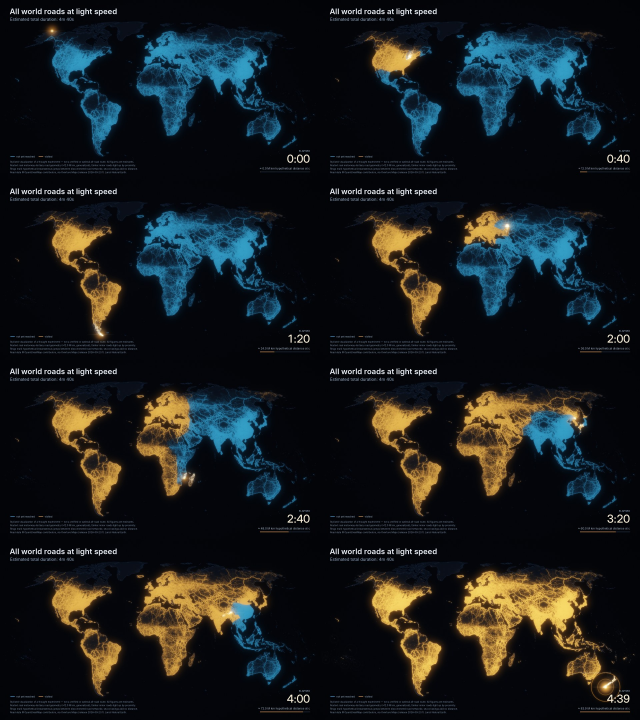
#> input picture world_roads/media/checkpoints_contact_sheet.jpg, 1920 x 2160 px (shown at 1/3 size)
$ python -i lab.py   (imports and definitions only)
#> lines starting #> are read from the running program, lines starting #| are printed output that depends on the picture
#> further down, picture is the input picture: shape (2160, 1920, 3); mean B, G, R 28.8, 27.9, 24.6
"""The look for "Reddish green": a dark light-lab. Everything on screen is light: stage spotlights with gels
on a matte black wall, beams through haze, diagrams projected as lines of light, a faint reflection on the
floor. Worked in linear light, tone-mapped, then sRGB.

Storyboard stills are 1920x1080; the film would render the same scenes at 4K.
"""
import os, math, functools
import numpy as np
import cv2
from PIL import Image, ImageDraw, ImageFont

HERE = os.path.dirname(os.path.abspath(__file__))
FONTS = os.path.join(HERE, "fonts")
OUT = os.path.join(HERE, "out")
W, H = 1920, 1080
FLOOR = 0.86                                   # the floor line (fraction of the height)


# ------------------------------------------------------------------ colour
def to_lin(c):
    c = np.asarray(c, np.float32) / 255.0
    return np.where(c <= 0.04045, c / 12.92, ((c + 0.055) / 1.055) ** 2.4)


def to_srgb8(x):
    x = np.clip(x, 0, 1)
    return (np.where(x <= 0.0031308, x * 12.92, 1.055 * np.power(x, 1 / 2.4) - 0.055) * 255 + 0.5).astype(np.uint8)


# [5 lines left out: function tonemap, not called in this run]


# gels, as linear RGB at full intensity
GEL = {"red": np.array([1.0, 0.015, 0.02], np.float32),
       "green": np.array([0.02, 1.0, 0.06], np.float32),
       "blue": np.array([0.02, 0.10, 1.0], np.float32),
       "yellow": np.array([1.0, 0.80, 0.02], np.float32),
       "white": np.array([1.0, 0.95, 0.88], np.float32)}


# ------------------------------------------------------------------ the room
# [85 lines left out: functions wall_texture, room, pool, beam, dust, floor, not called in this run]


def bloom(img, amount=0.05):
#> called with amount = 0.05
    small = cv2.resize(img, (W // 4, H // 4), interpolation=cv2.INTER_AREA)
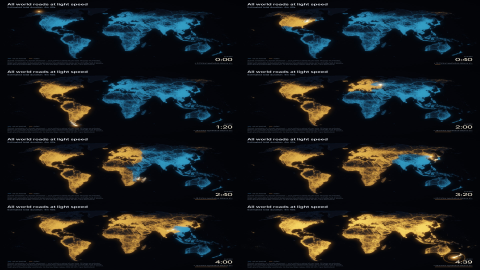
#> small: shape (270, 480, 3); mean B, G, R 28.8, 27.9, 24.6
    b = cv2.GaussianBlur(small, (0, 0), 6) + 0.5 * cv2.GaussianBlur(small, (0, 0), 18)
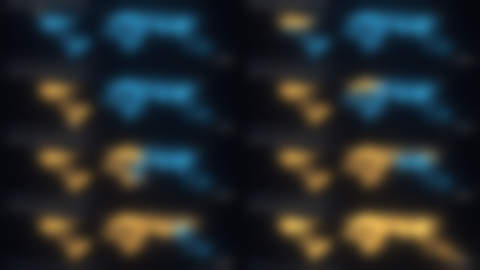
#> b: shape (270, 480, 3) float64; mean B, G, R 43.3, 41.9, 36.9
#> (the run stopped early here; a loop or call above may not have finished)

$ run again, on world_roads/media/still_2m00s.png
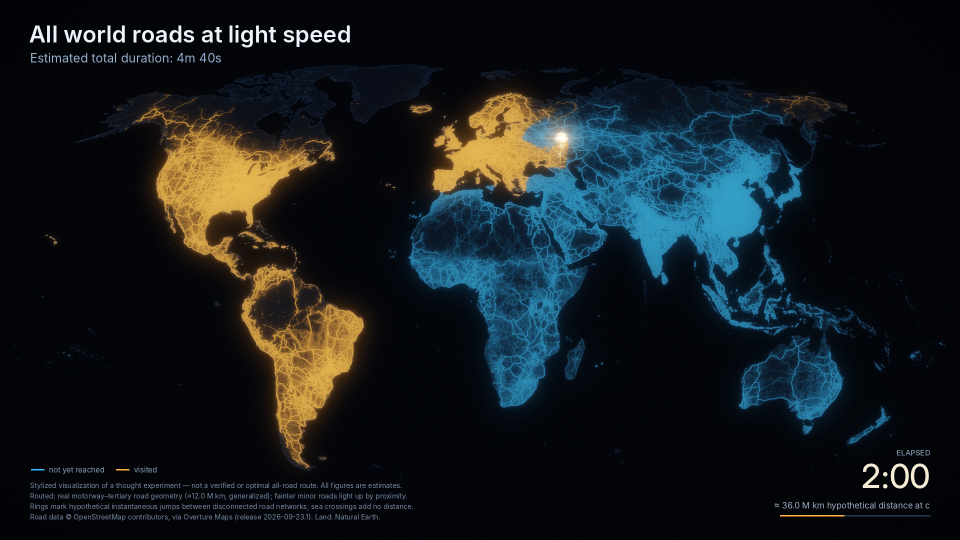
#> input picture world_roads/media/still_2m00s.png, 1920 x 1080 px (shown at 1/2 size)
#> picture is the input picture: shape (1080, 1920, 3); mean B, G, R 29.6, 26.4, 20.3
#> in bloom, `small = cv2.resize(img, (W // 4, H // 4), interpolation=cv2.INTER_AREA)`:
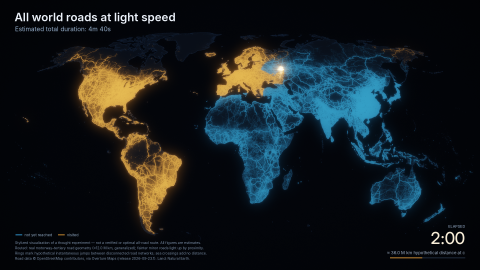
#> small: shape (270, 480, 3); mean B, G, R 29.6, 26.4, 20.3
#> in bloom, `b = cv2.GaussianBlur(small, (0, 0), 6) + 0.5 * cv2.GaussianBlur(small,..`:
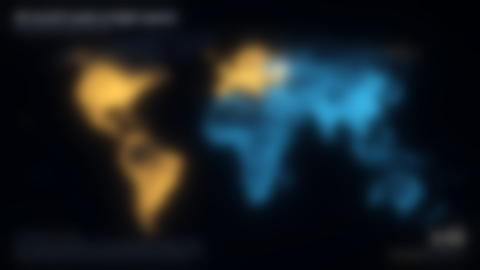
#> b: shape (270, 480, 3) float64; mean B, G, R 44.4, 39.6, 30.5; drawn with min black and max white
